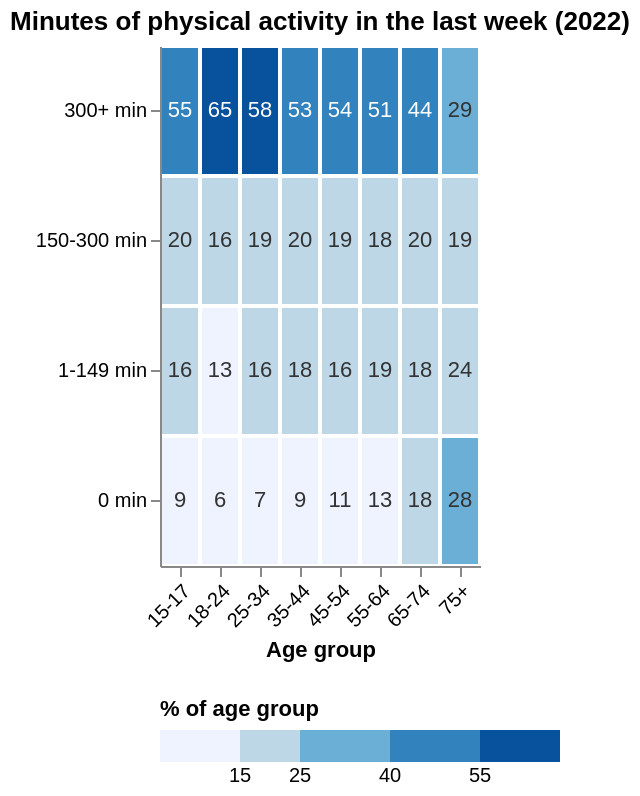

This figure's Vega-Lite source:
### Vega-Lite specification from a JSON file in a GitHub repository (floating-point values rounded to 4 significant figures)
{"$schema": "https://vega.github.io/schema/vega-lite/v5.json", "title": "Minutes of physical activity in the last week (2022)", "width": "container", "height": 260, "data": {"values": [{"age": "15-17", "minutes": "0 min", "pct": 8.8}, {"age": "15-17", "minutes": "1-149 min", "pct": 15.6}, {"age": "15-17", "minutes": "150-300 min", "pct": 20.3}, {"age": "15-17", "minutes": "300+ min", "pct": 54.8}, {"age": "18-24", "minutes": "0 min", "pct": 6.3}, {"age": "18-24", "minutes": "1-149 min", "pct": 12.9}, {"age": "18-24", "minutes": "150-300 min", "pct": 16.4}, {"age": "18-24", "minutes": "300+ min", "pct": 64.9}, {"age": "25-34", "minutes": "0 min", "pct": 7.4}, {"age": "25-34", "minutes": "1-149 min", "pct": 15.6}, {"age": "25-34", "minutes": "150-300 min", "pct": 19.2}, {"age": "25-34", "minutes": "300+ min", "pct": 57.5}, {"age": "35-44", "minutes": "0 min", "pct": 9.1}, {"age": "35-44", "minutes": "1-149 min", "pct": 17.9}, {"age": "35-44", "minutes": "150-300 min", "pct": 20.1}, {"age": "35-44", "minutes": "300+ min", "pct": 53.1}, {"age": "45-54", "minutes": "0 min", "pct": 10.5}, {"age": "45-54", "minutes": "1-149 min", "pct": 15.9}, {"age": "45-54", "minutes": "150-300 min", "pct": 19.2}, {"age": "45-54", "minutes": "300+ min", "pct": 54.2}, {"age": "55-64", "minutes": "0 min", "pct": 12.9}, {"age": "55-64", "minutes": "1-149 min", "pct": 18.5}, {"age": "55-64", "minutes": "150-300 min", "pct": 17.7}, {"age": "55-64", "minutes": "300+ min", "pct": 50.8}, {"age": "65-74", "minutes": "0 min", "pct": 17.8}, {"age": "65-74", "minutes": "1-149 min", "pct": 17.8}, {"age": "65-74", "minutes": "150-300 min", "pct": 20.0}, {"age": "65-74", "minutes": "300+ min", "pct": 44.3}, {"age": "75+", "minutes": "0 min", "pct": 28.2}, {"age": "75+", "minutes": "1-149 min", "pct": 24.3}, {"age": "75+", "minutes": "150-300 min", "pct": 19.0}, {"age": "75+", "minutes": "300+ min", "pct": 28.8}]}, "encoding": {"x": {"field": "age", "type": "ordinal", "title": "Age group", "axis": {"labelAngle": -45}}, "y": {"field": "minutes", "type": "ordinal", "title": null, "sort": ["300+ min", "150-300 min", "1-149 min", "0 min"]}}, "layer": [{"mark": {"type": "rect", "stroke": "white", "strokeWidth": 2}, "encoding": {"color": {"field": "pct", "type": "quantitative", "title": "% of age group", "legend": {"orient": "bottom", "direction": "horizontal"}, "scale": {"type": "threshold", "domain": [15, 25, 40, 55], "range": ["#eff3ff", "#bdd7e7", "#6baed6", "#3182bd", "#08519c"]}}, "tooltip": [{"field": "age", "type": "nominal", "title": "Age group"}, {"field": "minutes", "type": "nominal", "title": "Activity last week"}, {"field": "pct", "type": "quantitative", "title": "% of age group", "format": ".1f"}]}}, {"mark": {"type": "text", "fontSize": 11}, "encoding": {"text": {"field": "pct", "type": "quantitative", "format": ".0f"}, "color": {"condition": {"test": "datum.pct > 40", "value": "white"}, "value": "#333333"}}}]}
